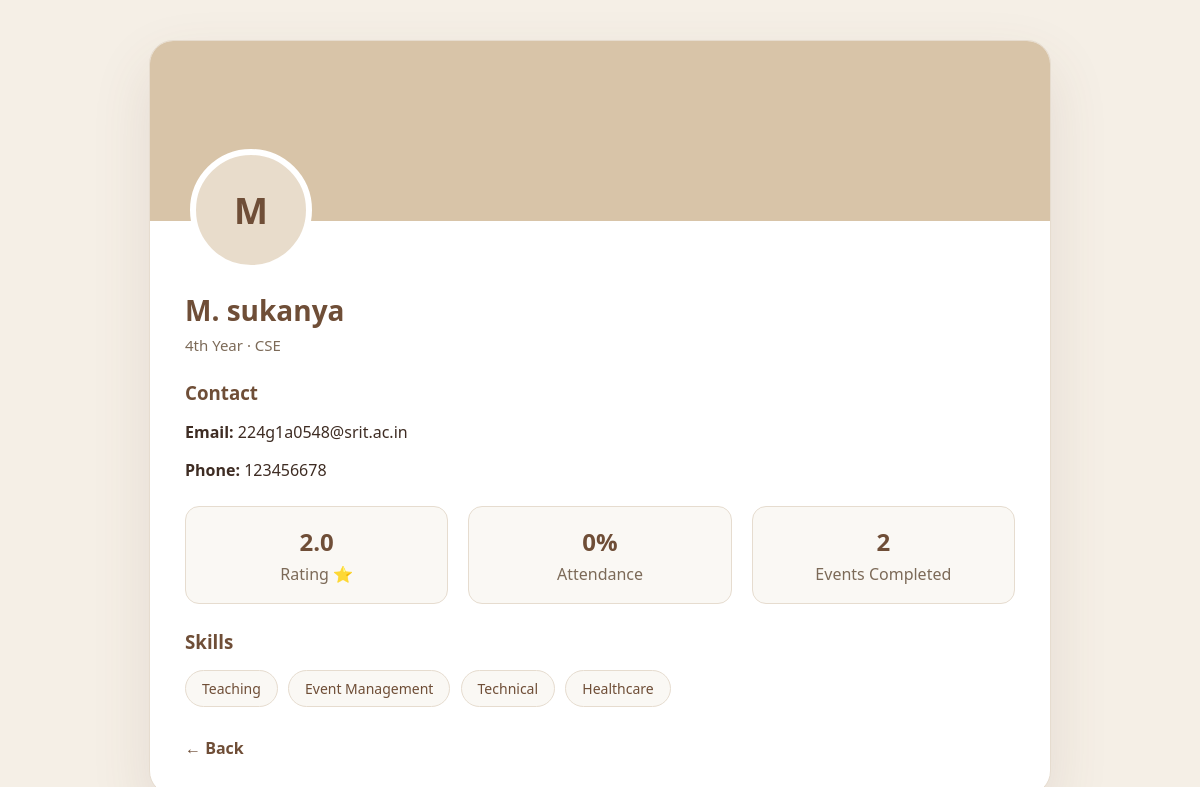
The page /volunteer/12/profile/ on the database its author committed.
### app1/models.py (models this page shows, shortened)
class VolunteerProfile(models.Model):
    user = models.OneToOneField(User, on_delete=models.CASCADE)
    full_name = models.CharField(max_length=100)
    phone = models.CharField(max_length=15)
    student_id = models.CharField(max_length=20)
    department = models.CharField(max_length=20, default="", blank=True)
    year = models.CharField(max_length=20)
    skills = models.TextField(blank=True)
    photo = models.ImageField(upload_to="profiles/", blank=True, null=True)
    cover_photo = models.ImageField(upload_to="covers/", blank=True, null=True)
    rating = models.FloatField(default=0)
    attendance = models.IntegerField(default=0)
    GENDER_CHOICES = (
        ("MALE", "Male"),
        ("FEMALE", "Female"),
        ("OTHER", "Other"),
    )
    gender = models.CharField(
        max_length=10,
        choices=GENDER_CHOICES,
        blank=True
    )
    @property
    def skill_list(self):
        return [s.strip() for s in self.skills.split(",")] if self.skills else []

class User(AbstractUser):
    ROLE_CHOICES = (
        ('ADMIN', 'Admin'),
        ('VOLUNTEER', 'Volunteer'),
        ('ORGANIZATION', 'Organization'),
    )
    role = models.CharField(max_length=20, choices=ROLE_CHOICES)

### app1/views.py (the view)
def public_volunteer_profile(request, volunteer_id):
    volunteer = get_object_or_404(VolunteerProfile, id=volunteer_id)
    context = {
        "volunteer": volunteer
    }
    return render(
        request,
        "volunteer/public_volunteer_profile.html",
        context
    )

### app1/templates/volunteer/public_volunteer_profile.html (shortened to what this page needs)
<!DOCTYPE html>
<html lang="en">
<head>
</head>
<body>
<div class="card">
    <div class="cover">
        <div class="avatar">
            {% if volunteer.photo %}
                <img src="{{ volunteer.photo.url }}" style="width:100%;height:100%;border-radius:50%;object-fit:cover;">
            {% else %}
                {{ volunteer.full_name|first }}
            {% endif %}
        </div>
    </div>
    <div class="content">
        <div class="name">{{ volunteer.full_name }}</div>
        <div class="meta">
            {{ volunteer.year }} · {{ volunteer.department }}
        </div>
        <div class="section">
            <h3>Contact</h3>
            <p><b>Email:</b> {{ volunteer.user.email }}</p>
            <p><b>Phone:</b> {{ volunteer.phone }}</p>
        </div>
        <div class="stats">
            <div class="stat">
                <h2>{{ volunteer.rating }}</h2>
                <p>Rating ⭐</p>
            </div>
            <div class="stat">
                <h2>{{ volunteer.attendance }}%</h2>
                <p>Attendance</p>
            </div>
            <div class="stat">
                <h2>{{ volunteer.application_set.count }}</h2>
                <p>Events Completed</p>
            </div>
        </div>
        <div class="section">
            <h3>Skills</h3>
            <div class="skills">
                {% for skill in volunteer.skill_list %}
                    <span>{{ skill }}</span>
                {% empty %}
                    <p>No skills added</p>
                {% endfor %}
            </div>
        </div>
        <a href="javascript:history.back()" class="back">← Back</a>
    </div>
</div>
</body>
</html>

### app1/templates/volunteer/public_volunteer_profile.html (style rules this page uses)
body { background:#f5efe6; font-family:'Poppins',system-ui,sans-serif; margin:0; padding:40px; color:#3e2c23; }
.card { max-width:900px; margin:auto; background:white; border-radius:24px; overflow:hidden; border:1px solid #e6dccf; box-shadow:0 25px 60px rgba(111,78,55,.12); }
.cover { height:180px; background:#d8c4a8; position:relative; }
.avatar { position:absolute; bottom:-50px; left:40px; width:110px; height:110px; border-radius:50%; background:#e8dccb; display:flex; align-items:center; justify-content:center; font-size:36px; font-weight:700; color:#6f4e37; border:6px solid white; }
.content { padding:70px 35px 35px 35px; }
.name { font-size:28px; font-weight:700; color:#6f4e37; }
.meta { color:#7c6a58; margin-top:6px; font-size:15px; }
.section { margin-top:25px; }
.section h3 { color:#6f4e37; margin-bottom:10px; }
.stats { display:flex; gap:20px; margin-top:25px; }
.stat { flex:1; background:#faf8f4; padding:18px; border-radius:14px; text-align:center; border:1px solid #e6dccf; }
.stat h2 { margin:0; color:#6f4e37; }
.stat p { margin:5px 0 0 0; color:#7c6a58; }
.skills span { display:inline-block; background:#faf8f4; color:#6f4e37; padding:8px 16px; border-radius:20px; font-size:14px; margin:6px 6px 0 0; border:1px solid #e6dccf; }
.back { display:inline-block; margin-top:30px; text-decoration:none; color:#6f4e37; font-weight:600; }

### rows shown on the page
VolunteerProfile: full_name|first "M", full_name "M. sukanya", year "4th Year", department "CSE", user.email "224g1a0548@srit.ac.in", phone "123456678", rating "2.0", attendance "0", application_set.count "2"

### other values the page prints
{{ skill }} "Teaching" "Event Management" "Technical" "Healthcare"
